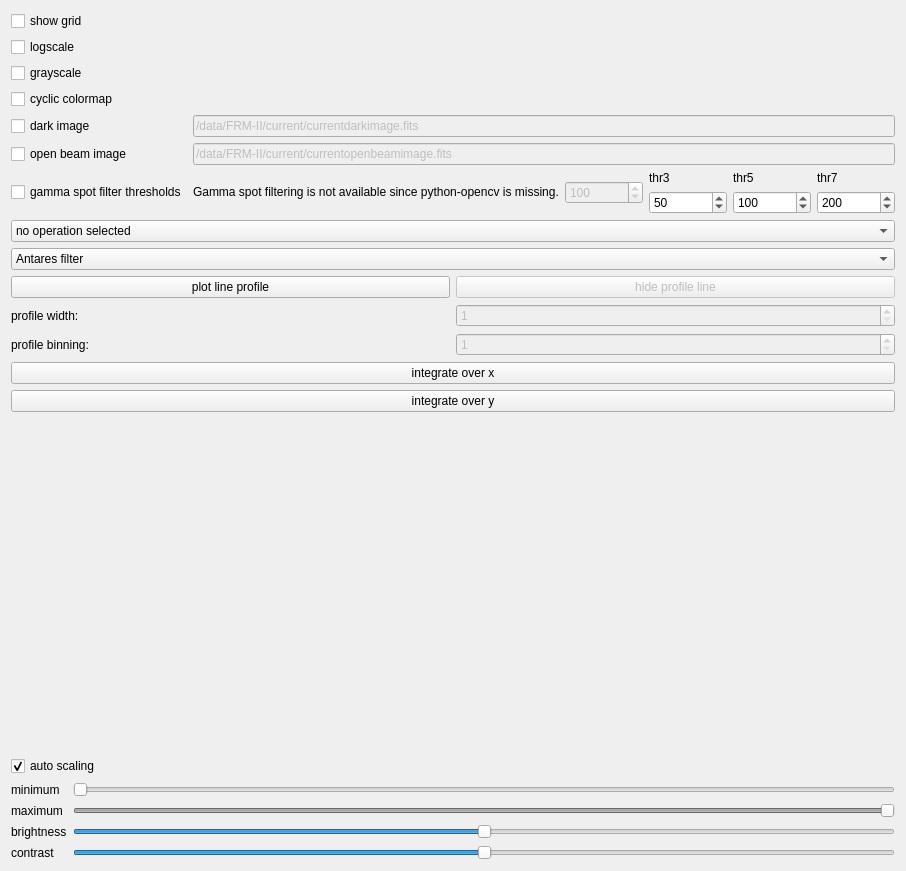
<?xml version="1.0" encoding="UTF-8"?>
<ui version="4.0">
 <class>controls</class>
 <widget class="QWidget" name="controls">
  <property name="geometry">
   <rect>
    <x>0</x>
    <y>0</y>
    <width>906</width>
    <height>871</height>
   </rect>
  </property>
  <property name="windowTitle">
   <string>Live data</string>
  </property>
  <layout class="QVBoxLayout" name="verticalLayout">
   <item>
    <layout class="QGridLayout" name="gridLayout_2">
     <item row="0" column="0">
      <widget class="QCheckBox" name="gridBox">
       <property name="text">
        <string>show grid</string>
       </property>
      </widget>
     </item>
     <item row="2" column="0">
      <widget class="QCheckBox" name="grayscaleBox">
       <property name="text">
        <string>grayscale</string>
       </property>
      </widget>
     </item>
     <item row="4" column="0">
      <widget class="QCheckBox" name="darkfieldBox">
       <property name="text">
        <string>dark image</string>
       </property>
      </widget>
     </item>
     <item row="1" column="0">
      <widget class="QCheckBox" name="logscaleBox">
       <property name="text">
        <string>logscale</string>
       </property>
      </widget>
     </item>
     <item row="7" column="1">
      <layout class="QHBoxLayout" name="thresholdslLayout">
       <item>
        <widget class="QLabel" name="despeckleWarningLabel">
         <property name="sizePolicy">
          <sizepolicy hsizetype="Preferred" vsizetype="Fixed">
           <horstretch>0</horstretch>
           <verstretch>0</verstretch>
          </sizepolicy>
         </property>
         <property name="text">
          <string>Gamma spot filtering is not available since python-opencv is missing.</string>
         </property>
        </widget>
       </item>
       <item>
        <widget class="QWidget" name="despeckleValues" native="true">
         <layout class="QHBoxLayout" name="horizontalLayout_2">
          <property name="leftMargin">
           <number>0</number>
          </property>
          <property name="topMargin">
           <number>0</number>
          </property>
          <property name="rightMargin">
           <number>0</number>
          </property>
          <property name="bottomMargin">
           <number>0</number>
          </property>
          <item>
           <widget class="QSpinBox" name="despeckleValue">
            <property name="enabled">
             <bool>false</bool>
            </property>
            <property name="accelerated">
             <bool>true</bool>
            </property>
            <property name="minimum">
             <number>1</number>
            </property>
            <property name="maximum">
             <number>65536</number>
            </property>
            <property name="value">
             <number>100</number>
            </property>
           </widget>
          </item>
          <item>
           <layout class="QVBoxLayout" name="thr3Layout">
            <item>
             <widget class="QLabel" name="thr3Label">
              <property name="text">
               <string>thr3</string>
              </property>
             </widget>
            </item>
            <item>
             <widget class="QSpinBox" name="thr3Value">
              <property name="enabled">
               <bool>true</bool>
              </property>
              <property name="toolTip">
               <string>Threshold value for 3x3 region of spot filter</string>
              </property>
              <property name="accelerated">
               <bool>true</bool>
              </property>
              <property name="minimum">
               <number>1</number>
              </property>
              <property name="maximum">
               <number>65536</number>
              </property>
              <property name="value">
               <number>50</number>
              </property>
             </widget>
            </item>
           </layout>
          </item>
          <item>
           <layout class="QVBoxLayout" name="thr5Layout">
            <item>
             <widget class="QLabel" name="thr5Label">
              <property name="text">
               <string>thr5</string>
              </property>
             </widget>
            </item>
            <item>
             <widget class="QSpinBox" name="thr5Value">
              <property name="enabled">
               <bool>true</bool>
              </property>
              <property name="toolTip">
               <string>Threshold value for 5x5 region of spot filter</string>
              </property>
              <property name="accelerated">
               <bool>true</bool>
              </property>
              <property name="minimum">
               <number>1</number>
              </property>
              <property name="maximum">
               <number>65536</number>
              </property>
              <property name="value">
               <number>100</number>
              </property>
             </widget>
            </item>
           </layout>
          </item>
          <item>
           <layout class="QVBoxLayout" name="thr7Layout">
            <item>
             <widget class="QLabel" name="thr7Label">
              <property name="text">
               <string>thr7</string>
              </property>
             </widget>
            </item>
            <item>
             <widget class="QSpinBox" name="thr7Value">
              <property name="enabled">
               <bool>true</bool>
              </property>
              <property name="toolTip">
               <string>Threshold value for 7x7 region of spot filter</string>
              </property>
              <property name="accelerated">
               <bool>true</bool>
              </property>
              <property name="minimum">
               <number>1</number>
              </property>
              <property name="maximum">
               <number>65536</number>
              </property>
              <property name="value">
               <number>200</number>
              </property>
             </widget>
            </item>
           </layout>
          </item>
         </layout>
        </widget>
       </item>
      </layout>
     </item>
     <item row="4" column="1">
      <widget class="QLineEdit" name="darkfieldFile">
       <property name="enabled">
        <bool>false</bool>
       </property>
       <property name="text">
        <string>/data/FRM-II/current/currentdarkimage.fits</string>
       </property>
      </widget>
     </item>
     <item row="5" column="0">
      <widget class="QCheckBox" name="normalizeBox">
       <property name="text">
        <string>open beam image</string>
       </property>
      </widget>
     </item>
     <item row="3" column="0">
      <widget class="QCheckBox" name="cyclicBox">
       <property name="text">
        <string>cyclic colormap</string>
       </property>
      </widget>
     </item>
     <item row="7" column="0">
      <widget class="QCheckBox" name="despeckleBox">
       <property name="text">
        <string>gamma spot filter thresholds</string>
       </property>
      </widget>
     </item>
     <item row="5" column="1">
      <widget class="QLineEdit" name="normalizedFile">
       <property name="enabled">
        <bool>false</bool>
       </property>
       <property name="text">
        <string>/data/FRM-II/current/currentopenbeamimage.fits</string>
       </property>
      </widget>
     </item>
    </layout>
   </item>
   <item>
    <layout class="QGridLayout" name="gridLayout">
     <item row="1" column="0" colspan="2">
      <widget class="QComboBox" name="filterSelector">
       <item>
        <property name="text">
         <string>Antares filter</string>
        </property>
       </item>
       <item>
        <property name="text">
         <string>no filter selected</string>
        </property>
       </item>
       <item>
        <property name="text">
         <string>3x3 standard median filter</string>
        </property>
       </item>
       <item>
        <property name="text">
         <string>3x3 hybrid median filter</string>
        </property>
       </item>
       <item>
        <property name="text">
         <string>3x3 despeckle filter</string>
        </property>
       </item>
      </widget>
     </item>
     <item row="4" column="0">
      <widget class="QLabel" name="profileBinsLabel">
       <property name="text">
        <string>profile binning:</string>
       </property>
      </widget>
     </item>
     <item row="3" column="1">
      <widget class="QSpinBox" name="profileWidth">
       <property name="enabled">
        <bool>false</bool>
       </property>
       <property name="accelerated">
        <bool>true</bool>
       </property>
       <property name="minimum">
        <number>1</number>
       </property>
       <property name="maximum">
        <number>65536</number>
       </property>
      </widget>
     </item>
     <item row="3" column="0">
      <widget class="QLabel" name="profileWidthLabel">
       <property name="text">
        <string>profile width:</string>
       </property>
      </widget>
     </item>
     <item row="4" column="1">
      <widget class="QSpinBox" name="profileBins">
       <property name="enabled">
        <bool>false</bool>
       </property>
       <property name="accelerated">
        <bool>true</bool>
       </property>
       <property name="minimum">
        <number>1</number>
       </property>
       <property name="maximum">
        <number>256</number>
       </property>
      </widget>
     </item>
     <item row="2" column="0" colspan="2">
      <layout class="QHBoxLayout" name="horizontalLayout">
       <item>
        <widget class="QPushButton" name="profileButton">
         <property name="text">
          <string>plot line profile</string>
         </property>
         <property name="checkable">
          <bool>true</bool>
         </property>
        </widget>
       </item>
       <item>
        <widget class="QPushButton" name="profileHideButton">
         <property name="enabled">
          <bool>false</bool>
         </property>
         <property name="text">
          <string>hide profile line</string>
         </property>
        </widget>
       </item>
      </layout>
     </item>
     <item row="0" column="0" colspan="2">
      <widget class="QComboBox" name="operationSelector">
       <item>
        <property name="text">
         <string>no operation selected</string>
        </property>
       </item>
       <item>
        <property name="text">
         <string>stack average</string>
        </property>
       </item>
      </widget>
     </item>
    </layout>
   </item>
   <item>
    <widget class="QPushButton" name="xsumButton">
     <property name="text">
      <string>integrate over x</string>
     </property>
    </widget>
   </item>
   <item>
    <widget class="QPushButton" name="ysumButton">
     <property name="text">
      <string>integrate over y</string>
     </property>
    </widget>
   </item>
   <item>
    <widget class="QWidget" name="histoPlot" native="true">
     <property name="sizePolicy">
      <sizepolicy hsizetype="Minimum" vsizetype="Expanding">
       <horstretch>0</horstretch>
       <verstretch>0</verstretch>
      </sizepolicy>
     </property>
    </widget>
   </item>
   <item>
    <widget class="QCheckBox" name="autoScaling">
     <property name="text">
      <string>auto scaling</string>
     </property>
     <property name="checked">
      <bool>true</bool>
     </property>
     <property name="tristate">
      <bool>false</bool>
     </property>
    </widget>
   </item>
   <item>
    <layout class="QGridLayout" name="gridLayout_3">
     <item row="0" column="0">
      <widget class="QLabel" name="minSliderLabel">
       <property name="sizePolicy">
        <sizepolicy hsizetype="Fixed" vsizetype="Preferred">
         <horstretch>0</horstretch>
         <verstretch>0</verstretch>
        </sizepolicy>
       </property>
       <property name="text">
        <string>minimum</string>
       </property>
      </widget>
     </item>
     <item row="0" column="1">
      <widget class="QSlider" name="minSlider">
       <property name="enabled">
        <bool>false</bool>
       </property>
       <property name="sizePolicy">
        <sizepolicy hsizetype="Expanding" vsizetype="Fixed">
         <horstretch>0</horstretch>
         <verstretch>0</verstretch>
        </sizepolicy>
       </property>
       <property name="maximum">
        <number>65535</number>
       </property>
       <property name="orientation">
        <enum>Qt::Horizontal</enum>
       </property>
      </widget>
     </item>
     <item row="1" column="0">
      <widget class="QLabel" name="maxSliderLabel">
       <property name="sizePolicy">
        <sizepolicy hsizetype="Fixed" vsizetype="Preferred">
         <horstretch>0</horstretch>
         <verstretch>0</verstretch>
        </sizepolicy>
       </property>
       <property name="text">
        <string>maximum</string>
       </property>
      </widget>
     </item>
     <item row="1" column="1">
      <widget class="QSlider" name="maxSlider">
       <property name="enabled">
        <bool>false</bool>
       </property>
       <property name="sizePolicy">
        <sizepolicy hsizetype="Expanding" vsizetype="Fixed">
         <horstretch>0</horstretch>
         <verstretch>0</verstretch>
        </sizepolicy>
       </property>
       <property name="maximum">
        <number>65535</number>
       </property>
       <property name="value">
        <number>65535</number>
       </property>
       <property name="orientation">
        <enum>Qt::Horizontal</enum>
       </property>
      </widget>
     </item>
     <item row="2" column="0">
      <widget class="QLabel" name="brtSliderLabel">
       <property name="sizePolicy">
        <sizepolicy hsizetype="Fixed" vsizetype="Preferred">
         <horstretch>0</horstretch>
         <verstretch>0</verstretch>
        </sizepolicy>
       </property>
       <property name="text">
        <string>brightness</string>
       </property>
      </widget>
     </item>
     <item row="2" column="1">
      <widget class="QSlider" name="brtSlider">
       <property name="sizePolicy">
        <sizepolicy hsizetype="Expanding" vsizetype="Fixed">
         <horstretch>0</horstretch>
         <verstretch>0</verstretch>
        </sizepolicy>
       </property>
       <property name="minimum">
        <number>0</number>
       </property>
       <property name="maximum">
        <number>256</number>
       </property>
       <property name="value">
        <number>128</number>
       </property>
       <property name="orientation">
        <enum>Qt::Horizontal</enum>
       </property>
      </widget>
     </item>
     <item row="3" column="0">
      <widget class="QLabel" name="ctrSliderLabel">
       <property name="sizePolicy">
        <sizepolicy hsizetype="Fixed" vsizetype="Preferred">
         <horstretch>0</horstretch>
         <verstretch>0</verstretch>
        </sizepolicy>
       </property>
       <property name="text">
        <string>contrast</string>
       </property>
      </widget>
     </item>
     <item row="3" column="1">
      <widget class="QSlider" name="ctrSlider">
       <property name="sizePolicy">
        <sizepolicy hsizetype="Expanding" vsizetype="Fixed">
         <horstretch>0</horstretch>
         <verstretch>0</verstretch>
        </sizepolicy>
       </property>
       <property name="minimum">
        <number>0</number>
       </property>
       <property name="maximum">
        <number>256</number>
       </property>
       <property name="value">
        <number>128</number>
       </property>
       <property name="orientation">
        <enum>Qt::Horizontal</enum>
       </property>
      </widget>
     </item>
    </layout>
   </item>
  </layout>
  <action name="actionPrint">
   <property name="icon">
    <iconset resource="../../../../resources/nicos-gui.qrc">
     <normaloff>:/print</normaloff>:/print</iconset>
   </property>
   <property name="text">
    <string>&amp;Print...</string>
   </property>
   <property name="toolTip">
    <string>Print current plot</string>
   </property>
   <property name="shortcut">
    <string>Ctrl+P</string>
   </property>
  </action>
  <action name="actionUnzoom">
   <property name="icon">
    <iconset resource="../../../../resources/nicos-gui.qrc">
     <normaloff>:/viewfull</normaloff>:/viewfull</iconset>
   </property>
   <property name="text">
    <string>&amp;Unzoom</string>
   </property>
   <property name="shortcut">
    <string>Ctrl+U</string>
   </property>
  </action>
  <action name="actionSavePlot">
   <property name="checkable">
    <bool>false</bool>
   </property>
   <property name="icon">
    <iconset resource="../../../../resources/nicos-gui.qrc">
     <normaloff>:/save</normaloff>:/save</iconset>
   </property>
   <property name="text">
    <string>&amp;Save as Image...</string>
   </property>
  </action>
  <action name="actionLogScale">
   <property name="checkable">
    <bool>true</bool>
   </property>
   <property name="text">
    <string>&amp;Logarithmic Y scale</string>
   </property>
   <property name="iconText">
    <string>Log Scale</string>
   </property>
   <property name="shortcut">
    <string>Ctrl+L</string>
   </property>
  </action>
  <action name="actionColormap">
   <property name="text">
    <string>&amp;Colormap</string>
   </property>
   <property name="toolTip">
    <string>Select colormap</string>
   </property>
  </action>
  <action name="actionMarkCenter">
   <property name="checkable">
    <bool>true</bool>
   </property>
   <property name="text">
    <string>&amp;Center Mark</string>
   </property>
   <property name="toolTip">
    <string>Mark center of detector image</string>
   </property>
  </action>
  <action name="actionKeepRatio">
   <property name="checkable">
    <bool>true</bool>
   </property>
   <property name="text">
    <string>Keep ratio</string>
   </property>
   <property name="toolTip">
    <string>Keep aspect ratio of selection rectangle</string>
   </property>
  </action>
  <action name="actionOpen">
   <property name="icon">
    <iconset resource="../../../../resources/nicos-gui.qrc">
     <normaloff>:/open</normaloff>:/open</iconset>
   </property>
   <property name="text">
    <string>&amp;Open</string>
   </property>
   <property name="toolTip">
    <string>Open data</string>
   </property>
   <property name="shortcut">
    <string>Ctrl+O</string>
   </property>
  </action>
  <action name="actionLines">
   <property name="checkable">
    <bool>true</bool>
   </property>
   <property name="text">
    <string>Lines</string>
   </property>
   <property name="toolTip">
    <string>Activate Lines</string>
   </property>
  </action>
  <action name="actionSymbols">
   <property name="checkable">
    <bool>true</bool>
   </property>
   <property name="text">
    <string>Show symbols</string>
   </property>
   <property name="toolTip">
    <string>Show symbols</string>
   </property>
  </action>
 </widget>
 <tabstops>
  <tabstop>gridBox</tabstop>
  <tabstop>logscaleBox</tabstop>
  <tabstop>grayscaleBox</tabstop>
  <tabstop>cyclicBox</tabstop>
  <tabstop>darkfieldBox</tabstop>
  <tabstop>darkfieldFile</tabstop>
  <tabstop>normalizeBox</tabstop>
  <tabstop>normalizedFile</tabstop>
  <tabstop>despeckleBox</tabstop>
  <tabstop>despeckleValue</tabstop>
  <tabstop>thr3Value</tabstop>
  <tabstop>thr5Value</tabstop>
  <tabstop>thr7Value</tabstop>
  <tabstop>operationSelector</tabstop>
  <tabstop>filterSelector</tabstop>
  <tabstop>profileButton</tabstop>
  <tabstop>profileHideButton</tabstop>
  <tabstop>profileWidth</tabstop>
  <tabstop>profileBins</tabstop>
  <tabstop>xsumButton</tabstop>
  <tabstop>ysumButton</tabstop>
  <tabstop>autoScaling</tabstop>
  <tabstop>minSlider</tabstop>
  <tabstop>maxSlider</tabstop>
  <tabstop>brtSlider</tabstop>
  <tabstop>ctrSlider</tabstop>
 </tabstops>
 <resources>
  <include location="../../../../resources/nicos-gui.qrc"/>
 </resources>
 <connections>
  <connection>
   <sender>despeckleBox</sender>
   <signal>toggled(bool)</signal>
   <receiver>despeckleValue</receiver>
   <slot>setEnabled(bool)</slot>
   <hints>
    <hint type="sourcelabel">
     <x>216</x>
     <y>242</y>
    </hint>
    <hint type="destinationlabel">
     <x>362</x>
     <y>247</y>
    </hint>
   </hints>
  </connection>
  <connection>
   <sender>darkfieldBox</sender>
   <signal>toggled(bool)</signal>
   <receiver>darkfieldFile</receiver>
   <slot>setEnabled(bool)</slot>
   <hints>
    <hint type="sourcelabel">
     <x>76</x>
     <y>134</y>
    </hint>
    <hint type="destinationlabel">
     <x>285</x>
     <y>149</y>
    </hint>
   </hints>
  </connection>
  <connection>
   <sender>normalizeBox</sender>
   <signal>toggled(bool)</signal>
   <receiver>normalizedFile</receiver>
   <slot>setEnabled(bool)</slot>
   <hints>
    <hint type="sourcelabel">
     <x>115</x>
     <y>186</y>
    </hint>
    <hint type="destinationlabel">
     <x>281</x>
     <y>183</y>
    </hint>
   </hints>
  </connection>
  <connection>
   <sender>autoScaling</sender>
   <signal>toggled(bool)</signal>
   <receiver>minSlider</receiver>
   <slot>setDisabled(bool)</slot>
   <hints>
    <hint type="sourcelabel">
     <x>39</x>
     <y>747</y>
    </hint>
    <hint type="destinationlabel">
     <x>132</x>
     <y>782</y>
    </hint>
   </hints>
  </connection>
  <connection>
   <sender>autoScaling</sender>
   <signal>toggled(bool)</signal>
   <receiver>maxSlider</receiver>
   <slot>setDisabled(bool)</slot>
   <hints>
    <hint type="sourcelabel">
     <x>77</x>
     <y>750</y>
    </hint>
    <hint type="destinationlabel">
     <x>124</x>
     <y>806</y>
    </hint>
   </hints>
  </connection>
 </connections>
</ui>
